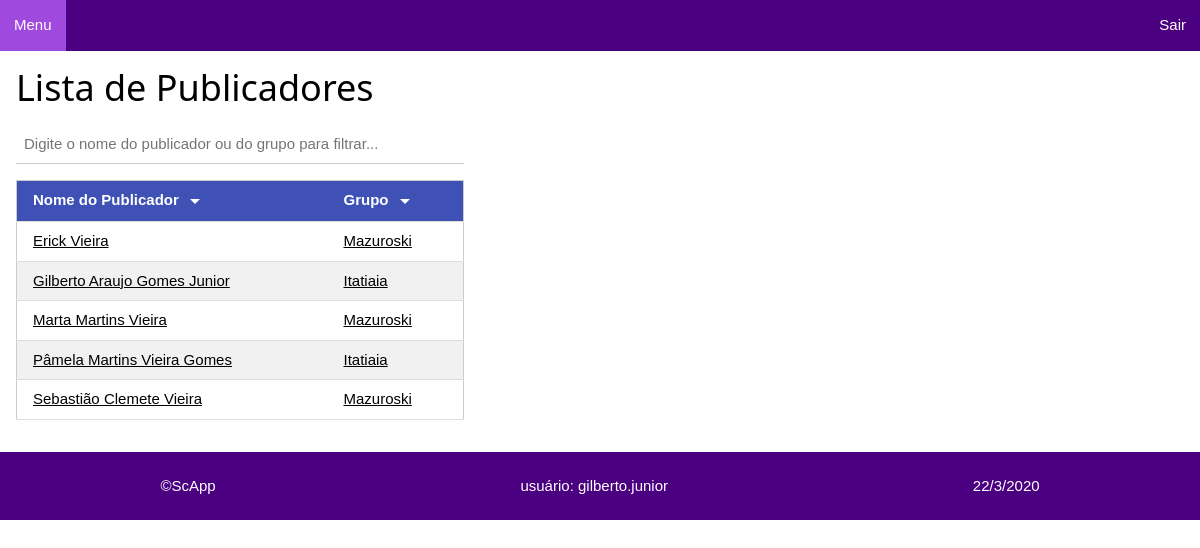
/publicadores/publicadores (signed in), run on the app's committed database.
### publicadores/models.py (models this page shows, shortened)
class Publicador(models.Model):
    id_publicador = models.UUIDField(primary_key=True, default=uuid.uuid4, editable=False)
    nome_publicador = models.CharField(verbose_name='Nome do Publicador', max_length=60)
    GENERO = (
        ('F', 'Feminino'), ('M', 'Masculino')
    )
    genero = models.CharField(verbose_name='Genero', max_length=2, choices=GENERO, default='M')
    data_nascimento = models.DateField(verbose_name='Data de Nascimento', blank=True, null=True)
    ESPERANCA = (
        ('OO', 'Outras Ovelhas'), ('UG', 'Ungido')
    )
    esperanca_pub = models.CharField(verbose_name='Esperança', max_length=2, choices=ESPERANCA, default='OO')
    data_batismo = models.DateField(verbose_name='Data de Batismo', blank=True, null=True)
    ATUACAO = (
        ('Pb', 'Publicador'), ('Pa', 'Pioneiro Auxiliar'), ('Pr', 'Pioneiro Regular'), ('Pes', 'Pioneiro Especial')
    )
    atuacao_pub = models.CharField(verbose_name='Atuação', max_length=3, choices=ATUACAO)
    PRIVILEGIO = (
        ('Sm', 'Servo Ministerial'), ('Ac', 'Ancião')
    )
    privilegio_pub = models.CharField(verbose_name='Privilégio', max_length=2, choices=PRIVILEGIO, blank=True, null=True)
    grupo_pub = models.ForeignKey('Grupo', verbose_name='Grupo Publicador', on_delete=models.DO_NOTHING)
    tel_fixo = models.CharField(verbose_name='Telefone Fixo', max_length=25, blank=True, null=True)
    tel_celular = models.CharField(verbose_name='Telefone Celular', max_length=25, blank=True, null=True)
    endereco_pub = models.TextField(verbose_name='Endereço', max_length=200, blank=True, null=True)
    def get_absolute_url(self):
        return reverse('publicador-detail', args=[str(self.id_publicador)])
    class Meta:
        ordering = ['nome_publicador', 'grupo_pub']

class Grupo(models.Model):
    id_grupo = models.UUIDField(primary_key=True, default=uuid.uuid4, editable=False)
    nome_grupo = models.CharField(verbose_name='Nome do Grupo', max_length=60)
    dirigente = models.CharField(verbose_name='Dirigente do Gurpo', max_length=60)
    local_grupo = models.CharField(verbose_name='Local do Grupo', max_length=80)
    endereco_grupo = models.TextField(verbose_name='Endereço Grupo', max_length=200, blank=True, null=True)
    DIA_SEMANA = (
        (1, 'Domingo'), (2, 'Segunda'), (3, 'Terça'), (4, 'Quarta'), (5, 'Quinta'), (6, 'Sexta'), (7, 'Sábado')
    )
    dia_saida = models.IntegerField(verbose_name='Dia da Saída', choices=DIA_SEMANA, default=1, blank=True, null=True)
    horario = models.TimeField(verbose_name='Horário da Saída', blank=True, null=True)
    obs = models.TextField(verbose_name='Observação', max_length=200, blank=True, null=True)
    def __str__(self):
        return self.nome_grupo
    class Meta:
        ordering = ['nome_grupo']

### publicadores/views.py (the view)
# urls.py: path('publicadores', views.PublicadoresListView.as_view(), name='publicadores'),
class PublicadoresListView(LoginRequiredMixin, generic.ListView):
    model = Publicador
    def get_context_data(self, *, object_list=None, **kwargs):
        context = super(PublicadoresListView, self).get_context_data(**kwargs)
        context['titulo'] = 'Lista de Publicadores'
        return context

### publicadores/templates/publicadores/publicador_list.html
{% extends "layout.html" %}
{% block content %}
<div class="w3-container desktop">
    <h1>Lista de Publicadores</h1>
    {% if publicador_list %}
    <div class="w3-responsive">
        <input oninput="w3.filterHTML('#tblPub', '.item', this.value)" class="w3-input"
            placeholder="Digite o nome do publicador ou do grupo para filtrar..." style="margin-bottom: 16px;">
        <table id="tblPub" class="w3-table-all w3-hoverable">
            <thead>
                <tr class="w3-indigo">
                    {% load static %}
                    <th class="tabela"
                        onclick="w3.sortHTML('#tblPub', '.item', 'td:nth-child(1)');alteraImagem('order1')">Nome
                        do Publicador <img id="order1" src="{% static 'imagens/seta_baixo.png' %}">
                    </th>
                    <th class="tabela" onclick="w3.sortHTML('#tblPub', '.item', 'td:nth-child(2)'); alteraImagem('order2')">Grupo <img
                            id="order2" src="{% static 'imagens/seta_baixo.png' %}"></th>
                </tr>
            </thead>
            <tbody>
                {% for publicador in publicador_list %}
                <tr class="item">
                    <td><a href="{{ publicador.get_absolute_url }}">{{publicador.nome_publicador}}</a></td>
                    <td><a href="{% url 'grupos' %}">{{publicador.grupo_pub}}</a></td>
                </tr>
                {% endfor %}
            </tbody>
        </table>
    </div>
    {% else %}
    <p>Não há publicadores cadastrados para listar...</p>
    {% endif %}
</div>
{% endblock %}

### publicadores/templates/layout.html (shortened to what this page needs)
<!DOCTYPE html>
<html lang="pt-br">
<head>
    {% load static %}
    <link rel="stylesheet" href="{% static 'css/w3.css' %}">
    <link rel="stylesheet" href="{% static 'css/site.css' %}">
</head>
<body>
    <ul class="menu_nav">
        <li><a href="{% url 'index' %}">Menu</a></li>
        <li style="float: right;"><a>Sair</a></li>
    </ul>
    {% block content %}{% endblock %}
    <footer class="rodape">
        <p>&copy;ScApp</p>
        <p>usuário: {{ user.get_username }}</p>
        <p id="data-atual"></p>
    </footer>
</body>
</html>

### publicadores/static/css/w3.css (style rules this page uses)
*,*:before,*:after { box-sizing:inherit }
html { -ms-text-size-adjust:100%;-webkit-text-size-adjust:100% }
body { margin:0 }
article,aside,details,figcaption,figure,footer,header,main,menu,nav,section { display:block }
a { background-color:transparent }
img { border-style:none }
button,input,select,textarea,optgroup { font:inherit;margin:0 }
button,input { overflow:visible }
html,body { font-family:Verdana,sans-serif;font-size:15px;line-height:1.5 }
html { overflow-x:hidden }
h1 { font-size:36px }
h1,h2,h3,h4,h5,h6 { font-family:"Segoe UI",Arial,sans-serif;font-weight:400;margin:10px 0 }
img { vertical-align:middle }
a { color:inherit }
.w3-table,.w3-table-all { border-collapse:collapse;border-spacing:0;width:100%;display:table }
.w3-table-all { border:1px solid #ccc }
.w3-bordered tr,.w3-table-all tr { border-bottom:1px solid #ddd }
.w3-table-all tr:nth-child(odd) { background-color:#fff }
.w3-table-all tr:nth-child(even) { background-color:#f1f1f1 }
.w3-table td,.w3-table th,.w3-table-all td,.w3-table-all th { padding:8px 8px;display:table-cell;text-align:left;vertical-align:top }
.w3-table th:first-child,.w3-table td:first-child,.w3-table-all th:first-child,.w3-table-all td:first-child { padding-left:16px }
.w3-input { padding:8px;display:block;border:none;border-bottom:1px solid #ccc;width:100% }
.w3-responsive { display:block;overflow-x:auto }
.w3-container:after,.w3-container:before,.w3-panel:after,.w3-panel:before,.w3-row:after,.w3-row:before,.w3-row-padding:after,.w3-row-padding:before, .w3-cell-row:before,.w3-cell-row:after,.w3-clear:after,.w3-clear:before,.w3-bar:before,.w3-bar:after { content:"";display:table;clear:both }
.w3-container,.w3-panel { padding:0.01em 16px }
.w3-indigo,.w3-hover-indigo:hover { color:#fff!important;background-color:#3f51b5!important }

### publicadores/static/css/site.css (style rules this page uses)
* { box-sizing: border-box; font-family: Arial, sans-serif; }
.menu_nav { list-style-type: none; margin: 0; padding: 0; overflow: hidden; background-color: indigo; }
.menu_nav li { float: left; }
.menu_nav a { display: block; color: white; text-align: center; padding: 14px 14px; text-decoration: none; }
.rodape { display: flex; flex-direction: row; flex-wrap: wrap; justify-content: space-around; background-color: indigo; color: white; margin-top: 32px; padding: 8px; }
.tabela { cursor: pointer; }
@media only screen and (min-width: 1024px) { .desktop { max-width: 40%; } }

### data on the page
Publicador: nome_publicador "Erick Vieira", grupo_pub "Mazuroski"
Publicador: nome_publicador "Gilberto Araujo Gomes Junior", grupo_pub "Itatiaia"
Publicador: nome_publicador "Marta Martins Vieira", grupo_pub "Mazuroski"
Publicador: nome_publicador "Pâmela Martins Vieira Gomes", grupo_pub "Itatiaia"
Publicador: nome_publicador "Sebastião Clemete Vieira", grupo_pub "Mazuroski"

### other printed values
{{ user.get_username }} "gilberto.junior"
